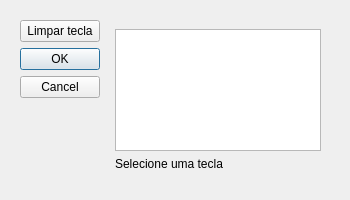
<?xml version="1.0" encoding="UTF-8"?>
<ui version="4.0">
 <class>keySelectModalDialog</class>
 <widget class="QDialog" name="keySelectModalDialog">
  <property name="windowModality">
   <enum>Qt::WindowModality::ApplicationModal</enum>
  </property>
  <property name="geometry">
   <rect>
    <x>0</x>
    <y>0</y>
    <width>350</width>
    <height>200</height>
   </rect>
  </property>
  <property name="sizePolicy">
   <sizepolicy hsizetype="Preferred" vsizetype="Preferred">
    <horstretch>0</horstretch>
    <verstretch>0</verstretch>
   </sizepolicy>
  </property>
  <property name="minimumSize">
   <size>
    <width>350</width>
    <height>200</height>
   </size>
  </property>
  <property name="windowTitle">
   <string>Dialog</string>
  </property>
  <property name="modal">
   <bool>true</bool>
  </property>
  <layout class="QGridLayout" name="gridLayout">
   <item row="0" column="0">
    <widget class="QWidget" name="widget" native="true">
     <layout class="QGridLayout" name="gridLayout_2">
      <item row="0" column="0">
       <layout class="QVBoxLayout" name="keyConfigButtonContainer" stretch="0,0">
        <item>
         <widget class="QPushButton" name="cleanKeyButton">
          <property name="text">
           <string>Limpar tecla</string>
          </property>
         </widget>
        </item>
        <item>
         <widget class="QDialogButtonBox" name="buttonBox">
          <property name="layoutDirection">
           <enum>Qt::LayoutDirection::LeftToRight</enum>
          </property>
          <property name="autoFillBackground">
           <bool>false</bool>
          </property>
          <property name="orientation">
           <enum>Qt::Orientation::Vertical</enum>
          </property>
          <property name="standardButtons">
           <set>QDialogButtonBox::StandardButton::Cancel|QDialogButtonBox::StandardButton::Ok</set>
          </property>
          <property name="centerButtons">
           <bool>false</bool>
          </property>
         </widget>
        </item>
       </layout>
      </item>
      <item row="0" column="2">
       <widget class="QWidget" name="keyDisplayContainer" native="true">
        <layout class="QGridLayout" name="gridLayout_3" rowstretch="0,0">
         <item row="0" column="0">
          <widget class="QTextEdit" name="keyDisplayer">
           <property name="font">
            <font>
             <pointsize>21</pointsize>
            </font>
           </property>
           <property name="readOnly">
            <bool>true</bool>
           </property>
          </widget>
         </item>
         <item row="1" column="0">
          <widget class="QLabel" name="warningLabel">
           <property name="text">
            <string>Selecione uma tecla</string>
           </property>
          </widget>
         </item>
        </layout>
       </widget>
      </item>
     </layout>
    </widget>
   </item>
  </layout>
 </widget>
 <resources/>
 <connections/>
</ui>
